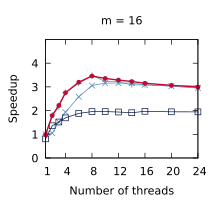

Source code (gnuplot):
set title "m = 16"
set terminal pdf size 2.2,2.0
set output "./results/Compactions_n___4,194,304,_m___16.pdf"
set key off
set xrange [1:24]
set xtics (1, 4, 8, 12, 16, 20, 24)
set xlabel "Number of threads"
set yrange [0:5]
set ytics (0, 1, 2, 3, 4)
set ylabel "Speedup"
plot './results/Compactions_n___4,194,304,_m___16.dat' using 1:2 title "Outer parallelism" pointsize 0.7 lw 1 pt 1 linecolor rgb "#24A793" with linespoints, \
  './results/Compactions_n___4,194,304,_m___16.dat' using 1:3 title "Inner parallelism" pointsize 0.7 lw 1 pt 2 linecolor rgb "#5287C6" with linespoints, \
  './results/Compactions_n___4,194,304,_m___16.dat' using 1:4 title "OpenMP" pointsize 0.7 lw 1 pt 4 linecolor rgb "#001240" with linespoints, \
  './results/Compactions_n___4,194,304,_m___16.dat' using 1:5 title "Work assisting (our)" pointsize 0.4 lw 2 pt 7 linecolor rgb "#C00A35" with linespoints
